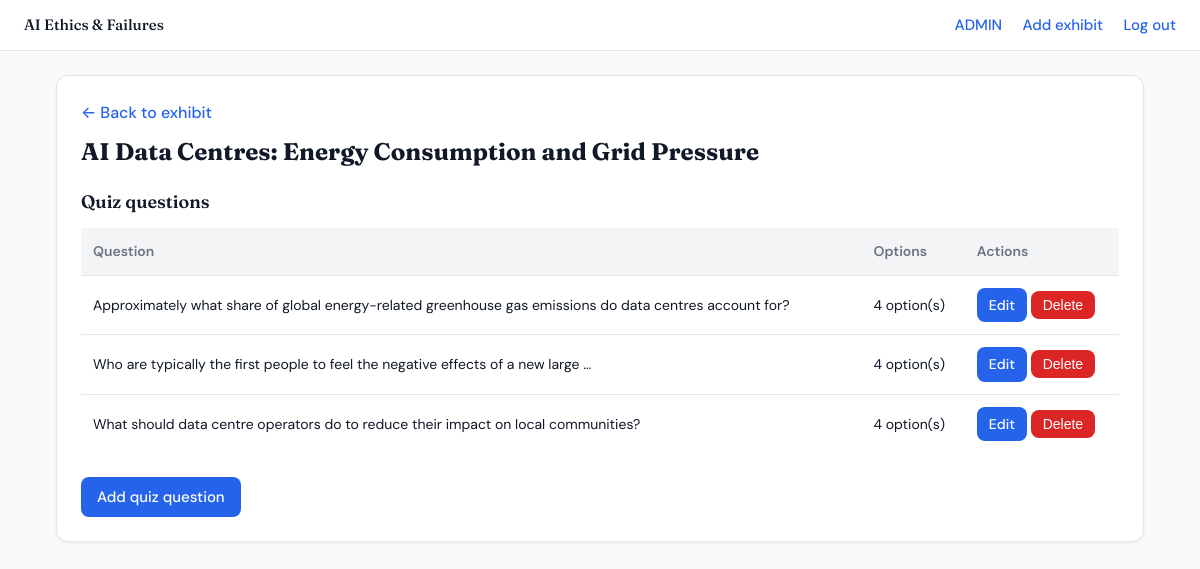
Screenshot of /exhibits/27/quiz/manage/ (signed in) with the database file from the repository.
### exhibits/models.py (models this page shows, shortened)
class Exhibit(models.Model):
    title = models.CharField(max_length=200)
    domain = models.CharField(max_length=100)
    deployment_context = models.TextField()
    intended_use = models.TextField()
    system_type = models.CharField(max_length=100)
    inputs_and_assumptions = models.TextField()
    outputs_presented = models.TextField()
    failure_description = models.TextField()
    detection_method = models.TextField()
    affected_parties = models.TextField()
    contributing_factors = models.TextField()
    lessons_learned = models.TextField()
    image = models.ImageField(upload_to='exhibits/images/', blank=True, null=True, help_text="Image representing this exhibit")
    image_reference = models.CharField(max_length=200, blank=True, null=True, help_text="Reference/attribution for the image")
    supporting_artefacts = models.JSONField(default=list, blank=True, help_text="List of supporting artefact links")
    data_issues = models.TextField(blank=True, help_text="Data-related issues that contributed to the failure")
    technical_choices = models.TextField(blank=True, help_text="Technical choices that contributed to the failure")
    organizational_factors = models.TextField(blank=True, help_text="Organizational and governance factors")
    timeline = models.TextField(blank=True, help_text="Timeline of failure and aftermath")
    created_at = models.DateTimeField(auto_now_add=True)

class Quiz(models.Model):
    exhibit = models.ForeignKey(
        Exhibit,
        on_delete=models.CASCADE,
        related_name="quizzes"
    )
    question = models.TextField()
    options = models.JSONField(default=list, help_text="List of multiple choice options", blank=True)
    correct_answer_index = models.IntegerField(default=0, help_text="Index of the correct answer in options list")
    explanation = models.TextField()

### exhibits/views.py (the view)
# urls.py: path("<int:pk>/quiz/manage/", views.quiz_manage, name="quiz_manage"),
@curator_required
def quiz_manage(request, pk):
    exhibit = get_object_or_404(Exhibit, pk=pk)
    quizzes = exhibit.quizzes.all()
    return render(request, "exhibits/quiz_manage.html", {"exhibit": exhibit, "quizzes": quizzes})

### exhibits/context_processors.py (called while the page is built)
def user_profile(request):
    if request.user.is_authenticated:
        from .models import UserProfile
        profile, _ = UserProfile.objects.get_or_create(user=request.user, defaults={"access_level": "user"})
        return {"user_profile": profile}
    return {"user_profile": None}

### exhibits/models.py (called while the page is built)
    @property
    def is_curator(self):
        return self.access_level in ("admin", "curator")

### exhibits/templates/exhibits/quiz_manage.html (shortened to what this page needs)
{% extends "exhibits/base.html" %}
{% load static %}
{% block content %}
<div class="wrap">
    <div class="panel">
        <a href="{% url 'exhibits:detail' exhibit.pk %}" class="back-link">← Back to exhibit</a>
        <h1 class="page-title">{{ exhibit.title }}</h1>
        <h2 class="section-title">Quiz questions</h2>
        {% if quizzes %}
        <table class="score-table">
            <thead>
                <tr>
                    <th>Question</th>
                    <th>Options</th>
                    <th>Actions</th>
                </tr>
            </thead>
            <tbody>
                {% for q in quizzes %}
                <tr>
                    <td>{{ q.question|truncatewords:15 }}</td>
                    <td>{{ q.options|length }} option(s)</td>
                    <td>
                        <a href="{% url 'exhibits:quiz_edit' exhibit.pk q.id %}" class="btn btn-primary" style="padding: 0.375rem 0.75rem; font-size: 0.875rem;">Edit</a>
                        <form method="post" action="{% url 'exhibits:quiz_delete' exhibit.pk q.id %}" style="display: inline;" onsubmit="return confirm('Delete this quiz question?');">
                            <button type="submit" class="btn btn-danger" style="padding: 0.375rem 0.75rem; font-size: 0.875rem;">Delete</button>
                        </form>
                    </td>
                </tr>
                {% endfor %}
            </tbody>
        </table>
        {% else %}
        <p style="color: var(--site-text-muted);">No quiz questions yet.</p>
        {% endif %}
        <div style="margin-top: 1.5rem;">
            <a href="{% url 'exhibits:quiz_add' exhibit.pk %}" class="btn btn-primary">Add quiz question</a>
        </div>
    </div>
</div>
{% endblock %}

### exhibits/templates/exhibits/base.html (shortened to what this page needs)
<!DOCTYPE html>
<html lang="en">
<head>
    {% load static %}
    <link rel="stylesheet" href="{% static 'exhibits/css/site.css' %}">
</head>
<body>
    <header class="site-header">
        <a href="{% url 'home' %}" class="site-logo">AI Ethics &amp; Failures</a>
        <nav class="auth-links">
            {% if request.user.is_authenticated %}
                <a href="{% url 'profile' %}">{{ request.user.username }}</a>
                {% if user_profile and user_profile.is_curator %}
                    <a href="{% url 'exhibits:create' %}">Add exhibit</a>
                {% endif %}
                <a href="{% url 'logout' %}">Log out</a>
            {% else %}
                <a href="{% url 'login' %}">Sign in</a>
                <a href="{% url 'signup' %}">Create account</a>
            {% endif %}
        </nav>
    </header>
    <main id="main-content">
        {% block content %}{% endblock %}
    </main>
</body>
</html>

### exhibits/static/exhibits/css/site.css (style rules this page uses)
:root { --site-bg: #f9fafb; --site-surface: #fff; --site-surface-2: #f3f4f6; --site-border: #e5e7eb; --site-text: #111827; --site-text-muted: #6b7280; --site-accent: #2563eb; --site-accent-light: #dbeafe; --site-radius: 8px; --site-radius-lg: 12px; --site-shadow: 0 1px 3px rgba(0,0,0,0.08); --site-shadow-md: 0 4px 12px rgba(0,0,0,0.08); }
* { box-sizing: border-box; }
body { font-family: 'DM Sans', system-ui, -apple-system, Segoe UI, Roboto, sans-serif; margin: 0; min-height: 100vh; background: var(--site-bg); color: var(--site-text); font-size: 16px; line-height: 1.6; }
a { color: var(--site-accent); text-decoration: none; }
.site-header { background: var(--site-surface); border-bottom: 1px solid var(--site-border); padding: 0.75rem 1.5rem; display: flex; justify-content: space-between; align-items: center; flex-wrap: wrap; gap: 0.75rem; }
.site-header a { font-size: 0.9375rem; font-weight: 500; }
.site-logo { font-family: 'Fraunces', Georgia, serif; font-weight: 700; font-size: 1.25rem; color: var(--site-text); }
.site-header .auth-links a { margin-left: 1rem; }
.site-header .auth-links a:first-child { margin-left: 0; }
.wrap { max-width: 72rem; margin: 0 auto; padding: 1.5rem 1.25rem 3rem; }
@media (min-width: 768px) { .wrap { padding-left: 2rem; padding-right: 2rem; } }
.page-title { font-family: 'Fraunces', Georgia, serif; font-size: 1.5rem; font-weight: 700; margin: 0 0 1rem 0; color: var(--site-text); }
.panel { background: var(--site-surface); border: 1px solid var(--site-border); border-radius: var(--site-radius-lg); padding: 1.5rem; margin-bottom: 1.5rem; box-shadow: var(--site-shadow); }
.panel h2 { font-family: 'Fraunces', Georgia, serif; font-size: 1.125rem; font-weight: 600; margin: 0 0 0.75rem 0; }
.btn { display: inline-block; padding: 0.5rem 1rem; border-radius: var(--site-radius); font-weight: 500; font-size: 0.9375rem; cursor: pointer; border: none; text-decoration: none; }
.btn-primary { background: var(--site-accent); color: #fff; }
.btn-danger { background: #dc2626; color: #fff; }
.section-title { font-family: 'Fraunces', Georgia, serif; font-size: 1.25rem; font-weight: 600; margin: 0 0 1rem 0; color: var(--site-text); }
.back-link { display: inline-block; margin-bottom: 0.5rem; font-weight: 500; }
.score-table { width: 100%; border-collapse: collapse; font-size: 0.875rem; }
.score-table th, .score-table td { padding: 0.75rem; text-align: left; border-bottom: 1px solid var(--site-border); }
.score-table th { font-weight: 600; color: var(--site-text-muted); background: var(--site-surface-2); }
.score-table tr:last-child td { border-bottom: none; }
.score-table a { font-weight: 500; }

### rows the page displays
Exhibit: title "AI Data Centres: Energy Consumption and Grid Pressure"
Quiz: question "Approximately what share of global energy-related greenhouse gas emissions do data centres account for?", options|length "4"
Quiz: question "Who are typically the first people to feel the negative effects of a new large …", options|length "4"
Quiz: question "What should data centre operators do to reduce their impact on local communities?", options|length "4"

### other values shown
{{ request.user.username }} "ADMIN"
